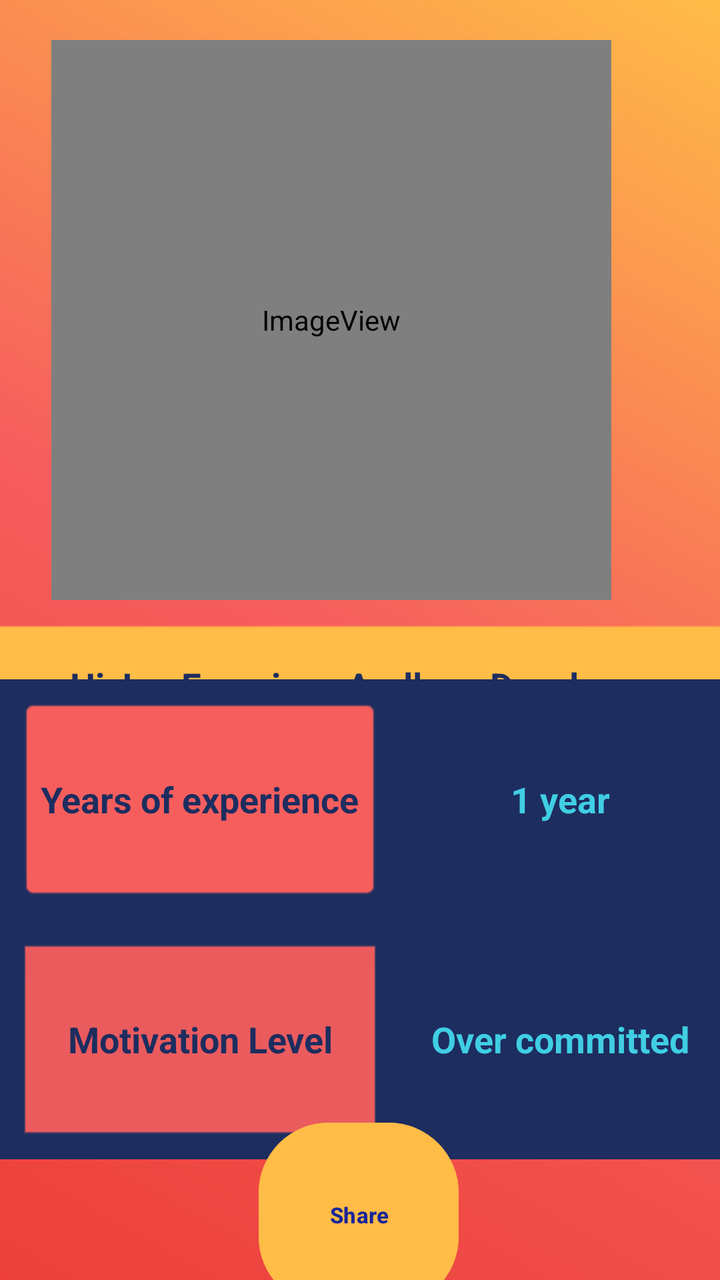
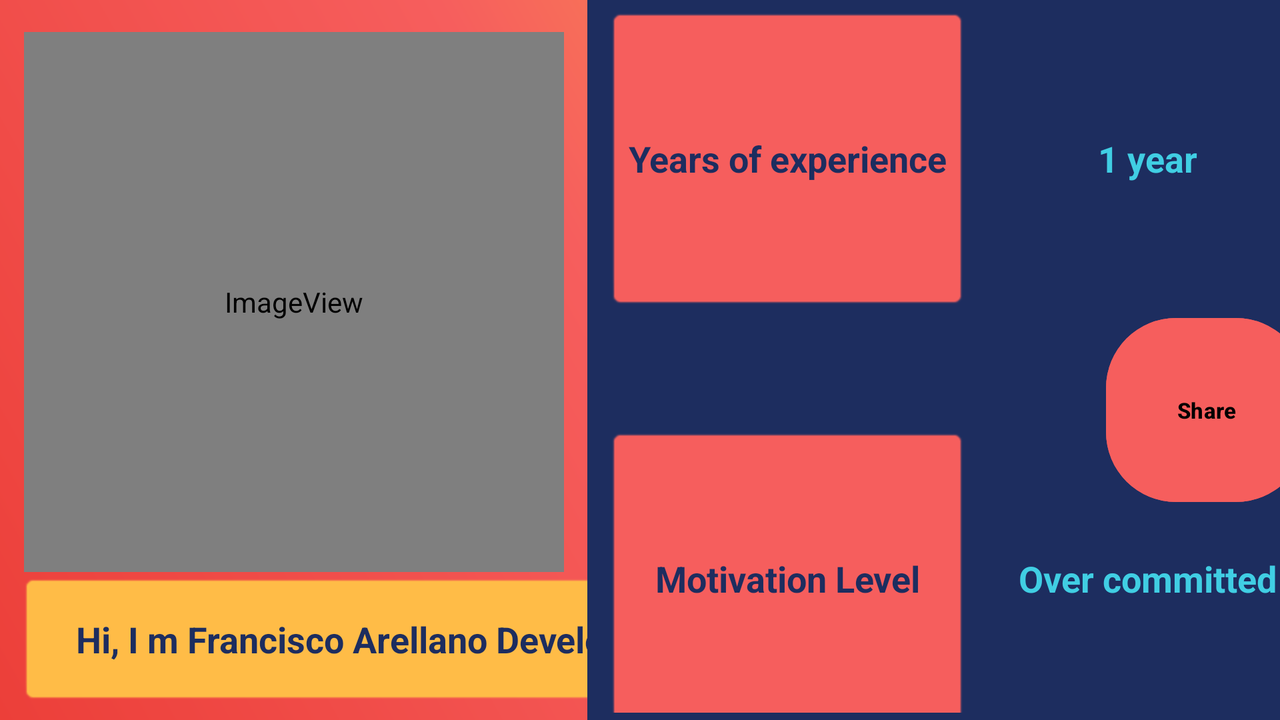

One screen, two layout resources from the same app: the default and the repository's alternative for another configuration. Each is rendered where Android would select it; the XML of both is given below.
<!-- AndroidManifest.xml: application theme Theme.AboutMe -->
<!-- res/layout/activity_main.xml -->
<?xml version="1.0" encoding="utf-8"?>
<androidx.constraintlayout.widget.ConstraintLayout xmlns:android="http://schemas.android.com/apk/res/android"
    xmlns:app="http://schemas.android.com/apk/res-auto"
    xmlns:tools="http://schemas.android.com/tools"
    android:layout_width="match_parent"
    android:layout_height="match_parent"
    tools:context=".MainActivity">

    <ImageView
        android:id="@+id/imageView"
        android:layout_width="280dp"
        android:layout_height="280dp"
        android:layout_marginStart="51dp"
        android:layout_marginTop="20dp"
        android:layout_marginEnd="80dp"
        android:background="@color/red2"
        android:contentDescription="@string/profile"
        android:padding="20dp"
        app:cornerRadius="35dp"
        app:layout_constraintEnd_toEndOf="parent"
        app:layout_constraintStart_toStartOf="parent"
        app:layout_constraintTop_toTopOf="parent"
        app:srcCompat="@mipmap/person_round"
        tools:ignore="ImageContrastCheck" />

    <TableRow
        android:id="@+id/tableRow"
        android:layout_width="409dp"
        android:layout_height="85dp"
        android:padding="10dp"
        app:layout_constraintEnd_toEndOf="parent"
        app:layout_constraintStart_toStartOf="parent"
        app:layout_constraintTop_toBottomOf="@+id/imageView">

        <TextView
            android:id="@+id/text1"
            android:layout_width="match_parent"
            android:layout_height="65dp"
            android:background="@android:drawable/editbox_background_normal"
            android:backgroundTint="@color/c3"
            android:gravity="center"
            android:padding="10dp"
            android:text="@string/about"
            android:textColor="@color/c1"
            android:textSize="18sp"
            android:textStyle="bold" />
    </TableRow>

    <TableLayout
        android:id="@+id/tableLayout2"
        android:layout_width="0dp"
        android:layout_height="wrap_content"
        android:layout_marginBottom="106dp"
        android:background="@color/c1"
        android:backgroundTint="@color/c1"
        app:layout_constraintBottom_toBottomOf="parent"
        app:layout_constraintEnd_toEndOf="parent"
        app:layout_constraintStart_toStartOf="parent"
        app:layout_constraintTop_toBottomOf="@+id/tableRow">

        <TableRow
            android:layout_width="match_parent"
            android:layout_height="match_parent"
            android:padding="10dp">

            <TextView
                android:id="@+id/text2"
                android:layout_width="180dp"
                android:layout_height="100dp"
                android:background="@android:drawable/editbox_background_normal"
                android:backgroundTint="@color/c2"
                android:gravity="center"
                android:text="@string/experience"
                android:textAlignment="center"
                android:textColor="@color/c1"
                android:textSize="18sp"
                android:textStyle="bold"
                tools:ignore="TextSizeCheck,VisualLintBounds" />

            <TextView
                android:id="@+id/text3"
                android:layout_width="180dp"
                android:layout_height="100dp"
                android:gravity="center"
                android:text="@string/Years"
                android:textColor="@color/c4"
                android:textSize="18sp"
                android:textStyle="bold" />
        </TableRow>

        <TableRow
            android:layout_width="match_parent"
            android:layout_height="match_parent"
            android:padding="10dp">

            <TextView
                android:id="@+id/text4"
                android:layout_width="180dp"
                android:layout_height="100dp"
                android:background="@android:drawable/edit_text"
                android:backgroundTint="@color/c2"
                android:gravity="center"
                android:text="@string/motivation"
                android:textColor="@color/c1"
                android:textSize="18sp"
                android:textStyle="bold"
                tools:ignore="TextSizeCheck" />

            <TextView
                android:id="@+id/text5"
                android:layout_width="180dp"
                android:layout_height="100dp"
                android:gravity="center"
                android:text="@string/level"
                android:textColor="@color/c4"
                android:textSize="18sp"
                android:textStyle="bold"
                tools:ignore="TextSizeCheck" />
        </TableRow>

    </TableLayout>

    <Button
        android:id="@+id/button1"
        android:layout_width="100dp"
        android:layout_height="100dp"
        android:layout_marginTop="11dp"
        android:layout_marginBottom="16dp"
        android:backgroundTint="@color/c3"
        android:text="@string/share"
        android:textColor="@color/blue"
        android:textSize="11sp"
        android:textStyle="bold"
        app:cornerRadius="35dp"
        app:icon="@drawable/share_24"
        app:iconGravity="textTop"
        app:iconTint="@color/blue"
        app:layout_constraintBottom_toBottomOf="parent"
        app:layout_constraintEnd_toEndOf="parent"
        app:layout_constraintHorizontal_bias="0.498"
        app:layout_constraintStart_toStartOf="parent"
        app:layout_constraintTop_toBottomOf="@+id/tableLayout2"
        tools:ignore="TextContrastCheck" />

</androidx.constraintlayout.widget.ConstraintLayout>
<!-- resources referenced by this layout -->
<resources>
  <color name="blue">#192698</color>
  <color name="c1">#1d2d5f</color>
  <color name="c2">#f65e5d</color>
  <color name="c3">#ffbc47</color>
  <color name="c4">#40cee3</color>
  <color name="red2">#EC3F39</color>
  <!-- mipmap person_round (mipmap-anydpi-v26) -->
  <?xml version="1.0" encoding="utf-8"?>
  <adaptive-icon xmlns:android="http://schemas.android.com/apk/res/android">
      <background android:drawable="@drawable/degradado2"/>
      <foreground android:drawable="@drawable/perfil"/>
      <monochrome android:drawable="@drawable/perfil" />
  </adaptive-icon>
  <string name="Years"> 1 year </string>
  <string name="about"> Hi, I m Francisco Arellano Developer </string>
  <string name="experience"> Years of experience </string>
  <string name="level"> Over committed </string>
  <string name="motivation"> Motivation Level</string>
  <string name="profile">Profile Picture</string>
  <string name="share">Share</string>
  <style name="Theme.AboutMe" parent="Base.Theme.AboutMe" />
  <!-- drawable degradado2 (drawable-v24) -->
  <?xml version="1.0" encoding="utf-8"?>
  <shape xmlns:android="http://schemas.android.com/apk/res/android">
      <gradient
          android:startColor="@color/c4"
          android:centerColor="@color/blue2"
          android:endColor="@color/blue2"
          android:angle="45" />
  </shape>
  <style name="Base.Theme.AboutMe" parent="Theme.Material3.DayNight.NoActionBar">
          <item name="android:windowBackground">@drawable/degradado</item>
      </style>
  <color name="blue2">#006064</color>
  <!-- drawable degradado (drawable-v24) -->
  <?xml version="1.0" encoding="utf-8"?>
  <shape xmlns:android="http://schemas.android.com/apk/res/android">
      <gradient
          android:startColor="@color/red2"
          android:centerColor="@color/c2"
          android:endColor="@color/c3"
          android:angle="45" />
  </shape>
</resources>
<!-- res/layout-land/activity_main.xml (the repository's variant of the layout above) -->
<!-- drawn on the phone turned sideways -->
<?xml version="1.0" encoding="utf-8"?>
<androidx.constraintlayout.widget.ConstraintLayout xmlns:android="http://schemas.android.com/apk/res/android"
    xmlns:app="http://schemas.android.com/apk/res-auto"
    xmlns:tools="http://schemas.android.com/tools"
    android:layout_width="match_parent"
    android:layout_height="match_parent"
    tools:context=".MainActivity">

    <ImageView
        android:id="@+id/imageView"
        android:layout_width="270dp"
        android:layout_height="270dp"
        android:layout_marginStart="12dp"
        android:layout_marginTop="16dp"
        android:background="@drawable/degradado2"
        android:contentDescription="@string/profile"
        android:padding="20dp"
        app:layout_constraintStart_toStartOf="parent"
        app:layout_constraintTop_toTopOf="parent"
        app:srcCompat="@mipmap/person_round"
        tools:ignore="ImageContrastCheck" />

    <TableRow
        android:id="@+id/tableRow"
        android:layout_width="367dp"
        android:layout_height="97dp"
        android:layout_marginTop="30dp"
        android:layout_marginBottom="25dp"
        android:padding="10dp"
        app:layout_constraintBottom_toBottomOf="parent"
        app:layout_constraintStart_toStartOf="parent"
        app:layout_constraintTop_toBottomOf="@+id/imageView">

        <TextView
            android:id="@+id/text1"
            android:layout_width="match_parent"
            android:layout_height="65dp"
            android:background="@android:drawable/editbox_background_normal"
            android:backgroundTint="@color/c3"
            android:gravity="center"
            android:padding="10dp"
            android:text="@string/about"
            android:textColor="@color/c1"
            android:textSize="18sp"
            android:textStyle="bold" />
    </TableRow>

    <TableLayout
        android:id="@+id/tableLayout"
        android:layout_width="380dp"
        android:layout_height="412dp"
        android:layout_marginStart="45dp"
        android:background="@color/c1"
        app:layout_constraintBottom_toBottomOf="parent"
        app:layout_constraintEnd_toEndOf="parent"
        app:layout_constraintStart_toEndOf="@+id/imageView"
        app:layout_constraintTop_toTopOf="parent">

        <TableRow
            android:layout_width="match_parent"
            android:layout_height="match_parent"
            android:paddingStart="10dp"
            android:paddingTop="30dp"
            android:paddingEnd="10dp"
            android:paddingBottom="30dp">

            <TextView
                android:id="@+id/text2"
                android:layout_width="180dp"
                android:layout_height="150dp"
                android:background="@android:drawable/editbox_background_normal"
                android:backgroundTint="@color/c2"
                android:gravity="center"
                android:padding="2dp"
                android:text="@string/experience"
                android:textAlignment="center"
                android:textColor="@color/c1"
                android:textSize="18sp"
                android:textStyle="bold"
                tools:ignore="TextSizeCheck" />

            <TextView
                android:id="@+id/text3"
                android:layout_width="180dp"
                android:layout_height="150dp"
                android:gravity="center"
                android:text="@string/Years"
                android:textColor="@color/c4"
                android:textSize="18sp"
                android:textStyle="bold" />
        </TableRow>

        <TableRow
            android:layout_width="match_parent"
            android:layout_height="match_parent"
            android:paddingStart="10dp"
            android:paddingTop="30dp"
            android:paddingEnd="10dp"
            android:paddingBottom="30dp">

            <TextView
                android:id="@+id/text4"
                android:layout_width="180dp"
                android:layout_height="150dp"
                android:background="@android:drawable/editbox_background_normal"
                android:backgroundTint="@color/c2"
                android:gravity="center"
                android:padding="2dp"
                android:text="@string/motivation"
                android:textColor="@color/c1"
                android:textSize="18sp"
                android:textStyle="bold"
                tools:ignore="TextSizeCheck" />

            <TextView
                android:id="@+id/text5"
                android:layout_width="180dp"
                android:layout_height="150dp"
                android:gravity="center"
                android:padding="2dp"
                android:text="@string/level"
                android:textColor="@color/c4"
                android:textSize="18sp"
                android:textStyle="bold"
                tools:ignore="TextSizeCheck" />
        </TableRow>

    </TableLayout>

    <Button
        android:id="@+id/button1"
        android:layout_width="100dp"
        android:layout_height="100dp"
        android:layout_marginStart="300dp"
        android:layout_marginTop="155dp"
        android:layout_marginEnd="16dp"
        android:layout_marginBottom="156dp"
        android:backgroundTint="@color/c2"
        android:text="@string/share"
        android:textColor="@color/black"
        android:textSize="11sp"
        android:textStyle="bold"
        app:cornerRadius="35dp"
        app:icon="@drawable/share_24"
        app:iconGravity="textTop"
        app:iconTint="@color/black"
        app:layout_constraintBottom_toBottomOf="parent"
        app:layout_constraintEnd_toEndOf="parent"
        app:layout_constraintStart_toEndOf="@+id/imageView"
        app:layout_constraintTop_toTopOf="parent"
        app:layout_constraintVertical_bias="0.0" />

</androidx.constraintlayout.widget.ConstraintLayout>
<!-- resources referenced by the variant -->
<!-- as the phone turned sideways resolves them -->
<resources>
  <color name="black">#FF000000</color>
  <color name="c1">#1d2d5f</color>
  <color name="c2">#f65e5d</color>
  <color name="c3">#ffbc47</color>
  <color name="c4">#40cee3</color>
  <!-- drawable degradado2 (drawable-v24) -->
  <?xml version="1.0" encoding="utf-8"?>
  <shape xmlns:android="http://schemas.android.com/apk/res/android">
      <gradient
          android:startColor="@color/c4"
          android:centerColor="@color/blue2"
          android:endColor="@color/blue2"
          android:angle="45" />
  </shape>
  <!-- mipmap person_round (mipmap-anydpi-v26) -->
  <?xml version="1.0" encoding="utf-8"?>
  <adaptive-icon xmlns:android="http://schemas.android.com/apk/res/android">
      <background android:drawable="@drawable/degradado2"/>
      <foreground android:drawable="@drawable/perfil"/>
      <monochrome android:drawable="@drawable/perfil" />
  </adaptive-icon>
  <string name="Years"> 1 year </string>
  <string name="about"> Hi, I m Francisco Arellano Developer </string>
  <string name="experience"> Years of experience </string>
  <string name="level"> Over committed </string>
  <string name="motivation"> Motivation Level</string>
  <string name="profile">Profile Picture</string>
  <string name="share">Share</string>
  <style name="Theme.AboutMe" parent="Base.Theme.AboutMe" />
  <color name="blue2">#006064</color>
  <style name="Base.Theme.AboutMe" parent="Theme.Material3.DayNight.NoActionBar">
          <item name="android:windowBackground">@drawable/degradado</item>
      </style>
  <!-- drawable degradado (drawable-v24) -->
  <?xml version="1.0" encoding="utf-8"?>
  <shape xmlns:android="http://schemas.android.com/apk/res/android">
      <gradient
          android:startColor="@color/red2"
          android:centerColor="@color/c2"
          android:endColor="@color/c3"
          android:angle="45" />
  </shape>
  <color name="red2">#EC3F39</color>
</resources>
